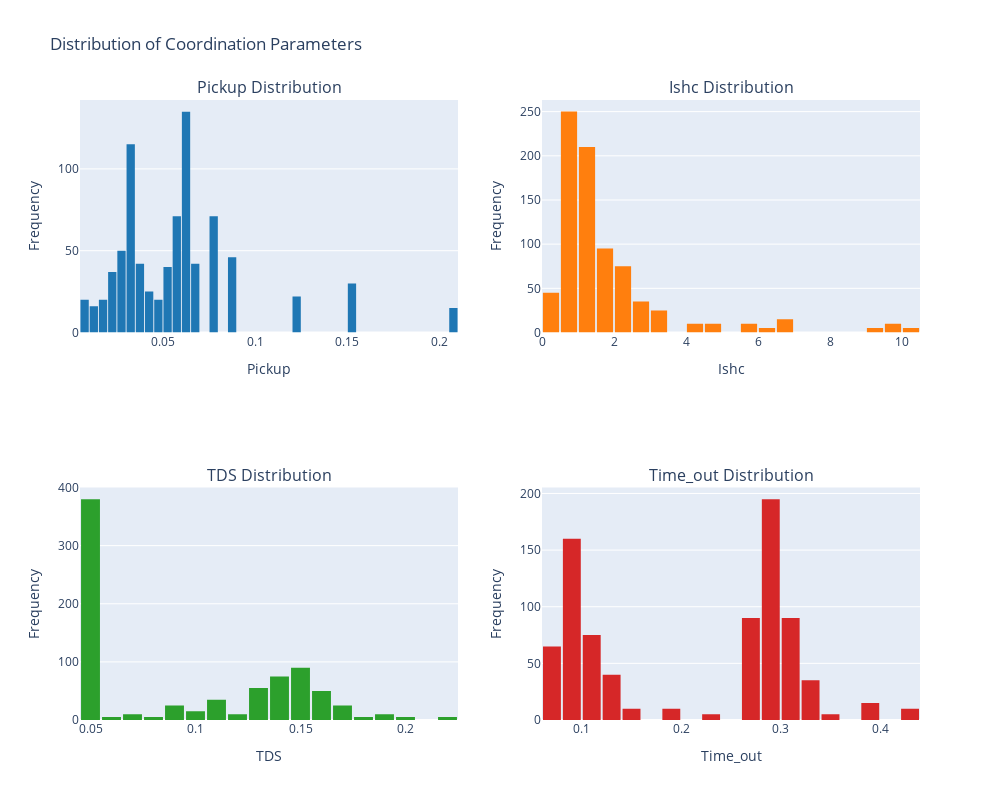
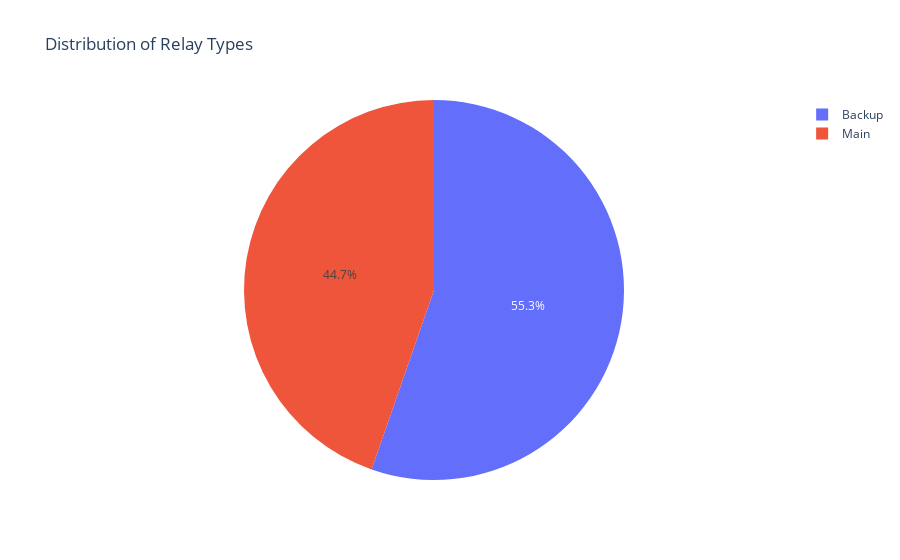

The cell these charts' notebook holds for them, in order:
### Markdown cell above
# Análisis Breve de Coordinación de Protecciones

Los datos corresponden al análisis de coordinación de protecciones del escenario "scenario_1". El sistema cuenta con 37 líneas, cada una equipada con exactamente 2 relés (sin variación), y 5 mallas. Los parámetros de coordinación muestran que el "Pickup" tiene un promedio de 0.06 con baja dispersión, mientras que "Ishc" (corriente de cortocircuito) varía ampliamente (media de 1.79, máximo de 10.23). El "TDS" (ajuste de tiempo) y "Time_out" presentan valores medios de 0.10 y 0.21, respectivamente, con rangos moderados. Esto sugiere un sistema bien coordinado, con relés consistentemente distribuidos y parámetros ajustados, aunque con algunas corrientes de cortocircuito significativamente altas.

### Code cell
import json
import pandas as pd
from pathlib import Path
import plotly.express as px
import plotly.graph_objects as go
from plotly.subplots import make_subplots

# Load the JSON file
file_path = Path("/Users/gustavo/Documents/Projects/TESIS_UNAL/optimizacion-coordinacion-protecciones/data/raw/data_coordination_scenario_base.json")
with open(file_path, 'r') as file:
    data = json.load(file)

def analyze_coordination_data(data):
    """Analyze coordination data and generate interactive visualizations."""
    
    # 1. Basic Information
    print("=== Basic Information ===")
    print(f"Scenario: {data['scenario_id']}")
    print(f"Timestamp: {data['timestamp']}")
    print(f"Number of lines: {len(data['base_data'])}")
    print(f"Number of meshes: {len(data['meshes'])}")

    # 2. Relay Analysis per Line
    relay_counts = {line: len(line_data['relays']) 
                   for line, line_data in data['base_data'].items()}
    
    relay_df = pd.DataFrame.from_dict(relay_counts, orient='index', 
                                    columns=['Number of Relays'])
    print("\n=== Relay Statistics per Line ===")
    print(relay_df.describe().round(2))

    # 3. Coordination Parameters Analysis
    coordination_data = []

    for line, scenarios in data['results_by_line'].items():
        for scenario, details in scenarios['scenarios'].items():
            # Main relay
            main = details['main']
            main_entry = {
                'Line': line,
                'Scenario': scenario,
                'Type': 'Main',
                'Relay': main['relay'],
                'Pickup': main['pick_up'],
                'Ishc': main['Ishc'],
                'TDS': None,
                'Time_out': None
            }
            if main.get('coordination_history'):
                for history in main['coordination_history']:
                    entry = main_entry.copy()
                    entry.update({
                        'TDS': history['TDS'],
                        'Time_out': history['Time_out'],
                        'History_Timestamp': history['timestamp']
                    })
                    coordination_data.append(entry)
            else:
                coordination_data.append(main_entry)

            # Backup relays
            for backup in details['backups']:
                backup_entry = {
                    'Line': line,
                    'Scenario': scenario,
                    'Type': 'Backup',
                    'Relay': backup['relay'],
                    'Pickup': backup['pick_up'],
                    'Ishc': backup['Ishc'],
                    'TDS': None,
                    'Time_out': None
                }
                if backup.get('coordination_history'):
                    for history in backup['coordination_history']:
                        entry = backup_entry.copy()
                        entry.update({
                            'TDS': history['TDS'],
                            'Time_out': history['Time_out'],
                            'History_Timestamp': history['timestamp']
                        })
                        coordination_data.append(entry)
                else:
                    coordination_data.append(backup_entry)

    # Create DataFrame
    stats_df = pd.DataFrame(coordination_data)
    print("\n=== Coordination Parameters Statistics ===")
    print(stats_df.describe().round(2))

    # 4. Interactive Visualizations with Plotly
    fig = make_subplots(rows=2, cols=2,
                       subplot_titles=('Pickup Distribution', 
                                     'Ishc Distribution',
                                     'TDS Distribution',
                                     'Time_out Distribution'))

    # Pickup Histogram
    fig.add_trace(
        go.Histogram(x=stats_df['Pickup'].dropna(), 
                    name='Pickup',
                    marker_color='#1f77b4'),
        row=1, col=1
    )

    # Ishc Histogram
    fig.add_trace(
        go.Histogram(x=stats_df['Ishc'].dropna(), 
                    name='Ishc',
                    marker_color='#ff7f0e'),
        row=1, col=2
    )

    # TDS Histogram
    fig.add_trace(
        go.Histogram(x=stats_df['TDS'].dropna(), 
                    name='TDS',
                    marker_color='#2ca02c'),
        row=2, col=1
    )

    # Time_out Histogram
    fig.add_trace(
        go.Histogram(x=stats_df['Time_out'].dropna(), 
                    name='Time_out',
                    marker_color='#d62728'),
        row=2, col=2
    )

    # Update layout
    fig.update_layout(
        height=800,
        width=1000,
        title_text="Distribution of Coordination Parameters",
        showlegend=False,
        bargap=0.1
    )

    # Update axes
    fig.update_xaxes(title_text="Pickup", row=1, col=1)
    fig.update_xaxes(title_text="Ishc", row=1, col=2)
    fig.update_xaxes(title_text="TDS", row=2, col=1)
    fig.update_xaxes(title_text="Time_out", row=2, col=2)
    fig.update_yaxes(title_text="Frequency", row=1, col=1)
    fig.update_yaxes(title_text="Frequency", row=1, col=2)
    fig.update_yaxes(title_text="Frequency", row=2, col=1)
    fig.update_yaxes(title_text="Frequency", row=2, col=2)

    fig.show()

    # 5. Mesh Analysis
    print("\n=== Mesh Analysis ===")
    for mesh_id, mesh_data in data['meshes'].items():
        print(f"\nMesh: {mesh_id}")
        print(f"Number of nodes: {len(mesh_data['path'])}")
        print(f"First iteration timestamp: {mesh_data['iterations'][0]['timestamp']}")
        print(f"Description: {mesh_data['iterations'][0]['description']}")

    # Additional Analysis: Relay Type Distribution
    type_dist = stats_df['Type'].value_counts()
    fig2 = px.pie(values=type_dist.values, 
                 names=type_dist.index,
                 title='Distribution of Relay Types')
    fig2.show()

if __name__ == "__main__":
    analyze_coordination_data(data)

### Figure 1 — Plotly figure (JSON) as saved in the notebook; plotly's stock layout.template omitted (floating-point values rounded to 4 significant figures; data arrays with more than 128 entries replaced by an {"elided": "..."} marker saying what was removed)
{"data": [{"marker": {"color": "#1f77b4"}, "name": "Pickup", "type": "histogram", "x": {"elided": "817 float values"}, "xaxis": "x", "yaxis": "y"}, {"marker": {"color": "#ff7f0e"}, "name": "Ishc", "type": "histogram", "x": {"elided": "805 float values"}, "xaxis": "x2", "yaxis": "y2"}, {"marker": {"color": "#2ca02c"}, "name": "TDS", "type": "histogram", "x": {"elided": "805 float values"}, "xaxis": "x3", "yaxis": "y3"}, {"marker": {"color": "#d62728"}, "name": "Time_out", "type": "histogram", "x": {"elided": "805 float values"}, "xaxis": "x4", "yaxis": "y4"}], "layout": {"annotations": [{"font": {"size": 16}, "showarrow": false, "text": "Pickup Distribution", "x": 0.225, "xanchor": "center", "xref": "paper", "y": 1, "yanchor": "bottom", "yref": "paper"}, {"font": {"size": 16}, "showarrow": false, "text": "Ishc Distribution", "x": 0.775, "xanchor": "center", "xref": "paper", "y": 1, "yanchor": "bottom", "yref": "paper"}, {"font": {"size": 16}, "showarrow": false, "text": "TDS Distribution", "x": 0.225, "xanchor": "center", "xref": "paper", "y": 0.375, "yanchor": "bottom", "yref": "paper"}, {"font": {"size": 16}, "showarrow": false, "text": "Time_out Distribution", "x": 0.775, "xanchor": "center", "xref": "paper", "y": 0.375, "yanchor": "bottom", "yref": "paper"}], "bargap": 0.1, "height": 800, "showlegend": false, "title": {"text": "Distribution of Coordination Parameters"}, "width": 1000, "xaxis": {"anchor": "y", "domain": [0, 0.45], "title": {"text": "Pickup"}}, "xaxis2": {"anchor": "y2", "domain": [0.55, 1], "title": {"text": "Ishc"}}, "xaxis3": {"anchor": "y3", "domain": [0, 0.45], "title": {"text": "TDS"}}, "xaxis4": {"anchor": "y4", "domain": [0.55, 1], "title": {"text": "Time_out"}}, "yaxis": {"anchor": "x", "domain": [0.625, 1], "title": {"text": "Frequency"}}, "yaxis2": {"anchor": "x2", "domain": [0.625, 1], "title": {"text": "Frequency"}}, "yaxis3": {"anchor": "x3", "domain": [0, 0.375], "title": {"text": "Frequency"}}, "yaxis4": {"anchor": "x4", "domain": [0, 0.375], "title": {"text": "Frequency"}}}}

### Figure 2 — Plotly figure (JSON) as saved in the notebook; plotly's stock layout.template omitted (floating-point values rounded to 4 significant figures)
{"data": [{"domain": {"x": [0, 1], "y": [0, 1]}, "hovertemplate": "label=%{label}<br>value=%{value}<extra></extra>", "labels": ["Backup", "Main"], "legendgroup": "", "name": "", "showlegend": true, "type": "pie", "values": [452, 365]}], "layout": {"legend": {"tracegroupgap": 0}, "title": {"text": "Distribution of Relay Types"}}}
